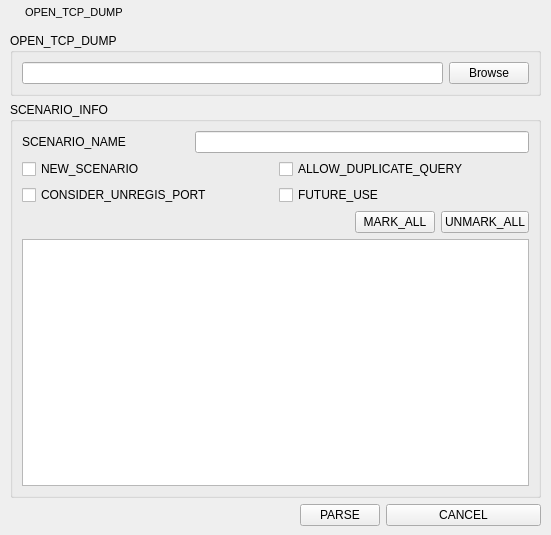
<?xml version="1.0" encoding="UTF-8"?>
<ui version="4.0">
 <class>OpenDumpFileDialog</class>
 <widget class="QDialog" name="OpenDumpFileDialog">
  <property name="geometry">
   <rect>
    <x>0</x>
    <y>0</y>
    <width>551</width>
    <height>535</height>
   </rect>
  </property>
  <property name="windowTitle">
   <string>DIALOG_OPEN_TORRENT</string>
  </property>
  <property name="windowIcon">
   <iconset resource="../../Resources/resource.qrc">
    <normaloff>:/icons/app.ico</normaloff>:/icons/app.ico</iconset>
  </property>
  <property name="statusTip">
   <string/>
  </property>
  <property name="styleSheet">
   <string notr="true"/>
  </property>
  <layout class="QVBoxLayout" name="verticalLayout">
   <property name="spacing">
    <number>0</number>
   </property>
   <property name="leftMargin">
    <number>1</number>
   </property>
   <property name="topMargin">
    <number>1</number>
   </property>
   <property name="rightMargin">
    <number>1</number>
   </property>
   <property name="bottomMargin">
    <number>0</number>
   </property>
   <item>
    <widget class="QWidget" name="titleBar" native="true">
     <property name="minimumSize">
      <size>
       <width>0</width>
       <height>23</height>
      </size>
     </property>
     <property name="maximumSize">
      <size>
       <width>16777215</width>
       <height>23</height>
      </size>
     </property>
     <property name="styleSheet">
      <string notr="true"/>
     </property>
     <layout class="QHBoxLayout" name="horizontalLayout">
      <property name="spacing">
       <number>4</number>
      </property>
      <property name="leftMargin">
       <number>5</number>
      </property>
      <property name="topMargin">
       <number>0</number>
      </property>
      <property name="rightMargin">
       <number>1</number>
      </property>
      <property name="bottomMargin">
       <number>0</number>
      </property>
      <item>
       <widget class="QLabel" name="tbMenu">
        <property name="maximumSize">
         <size>
          <width>15</width>
          <height>15</height>
         </size>
        </property>
        <property name="text">
         <string/>
        </property>
        <property name="pixmap">
         <pixmap resource="../../Resources/resource.qrc">:/icons/app.ico</pixmap>
        </property>
        <property name="scaledContents">
         <bool>true</bool>
        </property>
       </widget>
      </item>
      <item>
       <widget class="QLabel" name="LTitle">
        <property name="minimumSize">
         <size>
          <width>100</width>
          <height>22</height>
         </size>
        </property>
        <property name="maximumSize">
         <size>
          <width>16777215</width>
          <height>22</height>
         </size>
        </property>
        <property name="font">
         <font>
          <family>Arial</family>
          <pointsize>8</pointsize>
          <weight>50</weight>
          <bold>false</bold>
          <stylestrategy>PreferDefault</stylestrategy>
         </font>
        </property>
        <property name="styleSheet">
         <string notr="true"/>
        </property>
        <property name="text">
         <string>OPEN_TCP_DUMP</string>
        </property>
        <property name="textFormat">
         <enum>Qt::AutoText</enum>
        </property>
       </widget>
      </item>
      <item>
       <widget class="QPushButton" name="pbClose">
        <property name="minimumSize">
         <size>
          <width>22</width>
          <height>22</height>
         </size>
        </property>
        <property name="maximumSize">
         <size>
          <width>22</width>
          <height>22</height>
         </size>
        </property>
        <property name="iconSize">
         <size>
          <width>22</width>
          <height>22</height>
         </size>
        </property>
        <property name="flat">
         <bool>true</bool>
        </property>
       </widget>
      </item>
     </layout>
    </widget>
   </item>
   <item>
    <widget class="QWidget" name="centralWidget" native="true">
     <property name="styleSheet">
      <string notr="true"/>
     </property>
     <layout class="QGridLayout" name="gridLayout_3">
      <item row="0" column="0" colspan="6">
       <widget class="QGroupBox" name="groupBox">
        <property name="title">
         <string>OPEN_TCP_DUMP</string>
        </property>
        <layout class="QGridLayout" name="gridLayout">
         <item row="0" column="1">
          <widget class="QPushButton" name="browseButton">
           <property name="text">
            <string>Browse</string>
           </property>
          </widget>
         </item>
         <item row="0" column="0">
          <widget class="QLineEdit" name="pathEdit"/>
         </item>
        </layout>
       </widget>
      </item>
      <item row="1" column="0" colspan="6">
       <widget class="QGroupBox" name="groupBox_2">
        <property name="title">
         <string>SCENARIO_INFO</string>
        </property>
        <layout class="QGridLayout" name="gridLayout_4">
         <item row="3" column="0" colspan="3">
          <widget class="QTreeView" name="dumpFilesTreeView">
           <property name="styleSheet">
            <string notr="true"/>
           </property>
           <property name="sortingEnabled">
            <bool>true</bool>
           </property>
          </widget>
         </item>
         <item row="0" column="1" colspan="2">
          <widget class="QLineEdit" name="scenarioName">
           <property name="sizePolicy">
            <sizepolicy hsizetype="Expanding" vsizetype="Preferred">
             <horstretch>0</horstretch>
             <verstretch>0</verstretch>
            </sizepolicy>
           </property>
           <property name="text">
            <string/>
           </property>
          </widget>
         </item>
         <item row="1" column="0" colspan="3">
          <layout class="QGridLayout" name="gridLayout_2">
           <item row="0" column="0">
            <widget class="QCheckBox" name="setNewScenarioCheckBox">
             <property name="toolTip">
              <string>START_SEQUENTIAL_TOOLTIP</string>
             </property>
             <property name="text">
              <string>NEW_SCENARIO</string>
             </property>
            </widget>
           </item>
           <item row="0" column="1">
            <widget class="QCheckBox" name="setDuplicateQueryCheckBox">
             <property name="toolTip">
              <string>START_SEEDING_TOOLTIP</string>
             </property>
             <property name="text">
              <string>ALLOW_DUPLICATE_QUERY</string>
             </property>
            </widget>
           </item>
           <item row="1" column="0">
            <widget class="QCheckBox" name="setConsiderCheckBox">
             <property name="toolTip">
              <string>START_PAUSED_TOOLTIP</string>
             </property>
             <property name="text">
              <string>CONSIDER_UNREGIS_PORT</string>
             </property>
            </widget>
           </item>
           <item row="1" column="1">
            <widget class="QCheckBox" name="setFutureUseCheckBox">
             <property name="toolTip">
              <string>START_WITH_SUPER_SEED</string>
             </property>
             <property name="text">
              <string>FUTURE_USE</string>
             </property>
            </widget>
           </item>
          </layout>
         </item>
         <item row="2" column="0" colspan="3">
          <layout class="QHBoxLayout" name="horizontalLayout_2">
           <item>
            <spacer name="horizontalSpacer_2">
             <property name="orientation">
              <enum>Qt::Horizontal</enum>
             </property>
             <property name="sizeHint" stdset="0">
              <size>
               <width>40</width>
               <height>20</height>
              </size>
             </property>
            </spacer>
           </item>
           <item>
            <widget class="QPushButton" name="markAllButton">
             <property name="text">
              <string>MARK_ALL</string>
             </property>
            </widget>
           </item>
           <item>
            <widget class="QPushButton" name="unmarkAllButton">
             <property name="text">
              <string>UNMARK_ALL</string>
             </property>
            </widget>
           </item>
          </layout>
         </item>
         <item row="0" column="0">
          <widget class="QLabel" name="labelScenarioTitile">
           <property name="sizePolicy">
            <sizepolicy hsizetype="Minimum" vsizetype="Preferred">
             <horstretch>0</horstretch>
             <verstretch>0</verstretch>
            </sizepolicy>
           </property>
           <property name="text">
            <string>SCENARIO_NAME</string>
           </property>
          </widget>
         </item>
        </layout>
       </widget>
      </item>
      <item row="2" column="3">
       <spacer name="horizontalSpacer">
        <property name="orientation">
         <enum>Qt::Horizontal</enum>
        </property>
        <property name="sizeHint" stdset="0">
         <size>
          <width>266</width>
          <height>20</height>
         </size>
        </property>
       </spacer>
      </item>
      <item row="2" column="5">
       <widget class="QPushButton" name="cancelButton">
        <property name="sizePolicy">
         <sizepolicy hsizetype="Expanding" vsizetype="Fixed">
          <horstretch>0</horstretch>
          <verstretch>0</verstretch>
         </sizepolicy>
        </property>
        <property name="text">
         <string>CANCEL</string>
        </property>
       </widget>
      </item>
      <item row="2" column="4">
       <widget class="QPushButton" name="parseButton">
        <property name="text">
         <string>PARSE</string>
        </property>
       </widget>
      </item>
     </layout>
    </widget>
   </item>
  </layout>
 </widget>
 <resources>
  <include location="../../Resources/resource.qrc"/>
 </resources>
 <connections>
  <connection>
   <sender>browseButton</sender>
   <signal>clicked()</signal>
   <receiver>OpenDumpFileDialog</receiver>
   <slot>BrowseButton()</slot>
   <hints>
    <hint type="sourcelabel">
     <x>392</x>
     <y>43</y>
    </hint>
    <hint type="destinationlabel">
     <x>224</x>
     <y>215</y>
    </hint>
   </hints>
  </connection>
  <connection>
   <sender>cancelButton</sender>
   <signal>clicked()</signal>
   <receiver>OpenDumpFileDialog</receiver>
   <slot>reject()</slot>
   <hints>
    <hint type="sourcelabel">
     <x>402</x>
     <y>410</y>
    </hint>
    <hint type="destinationlabel">
     <x>224</x>
     <y>215</y>
    </hint>
   </hints>
  </connection>
  <connection>
   <sender>pathEdit</sender>
   <signal>textChanged(QString)</signal>
   <receiver>OpenDumpFileDialog</receiver>
   <slot>OnPathChanged(QString)</slot>
   <hints>
    <hint type="sourcelabel">
     <x>134</x>
     <y>66</y>
    </hint>
    <hint type="destinationlabel">
     <x>228</x>
     <y>240</y>
    </hint>
   </hints>
  </connection>
  <connection>
   <sender>unmarkAllButton</sender>
   <signal>clicked()</signal>
   <receiver>OpenDumpFileDialog</receiver>
   <slot>OnUncheckAll()</slot>
   <hints>
    <hint type="sourcelabel">
     <x>356</x>
     <y>241</y>
    </hint>
    <hint type="destinationlabel">
     <x>214</x>
     <y>240</y>
    </hint>
   </hints>
  </connection>
  <connection>
   <sender>markAllButton</sender>
   <signal>clicked()</signal>
   <receiver>OpenDumpFileDialog</receiver>
   <slot>OnCheckAll()</slot>
   <hints>
    <hint type="sourcelabel">
     <x>260</x>
     <y>241</y>
    </hint>
    <hint type="destinationlabel">
     <x>214</x>
     <y>240</y>
    </hint>
   </hints>
  </connection>
 </connections>
 <slots>
  <slot>CancelButton()</slot>
  <slot>BrowseButton()</slot>
  <slot>AccepTorrent()</slot>
  <slot>ChangeGroup()</slot>
  <slot>DownloadMetadataCompleted()</slot>
  <slot>OnPathChanged(QString)</slot>
  <slot>OnCheckAll()</slot>
  <slot>OnUncheckAll()</slot>
 </slots>
</ui>
